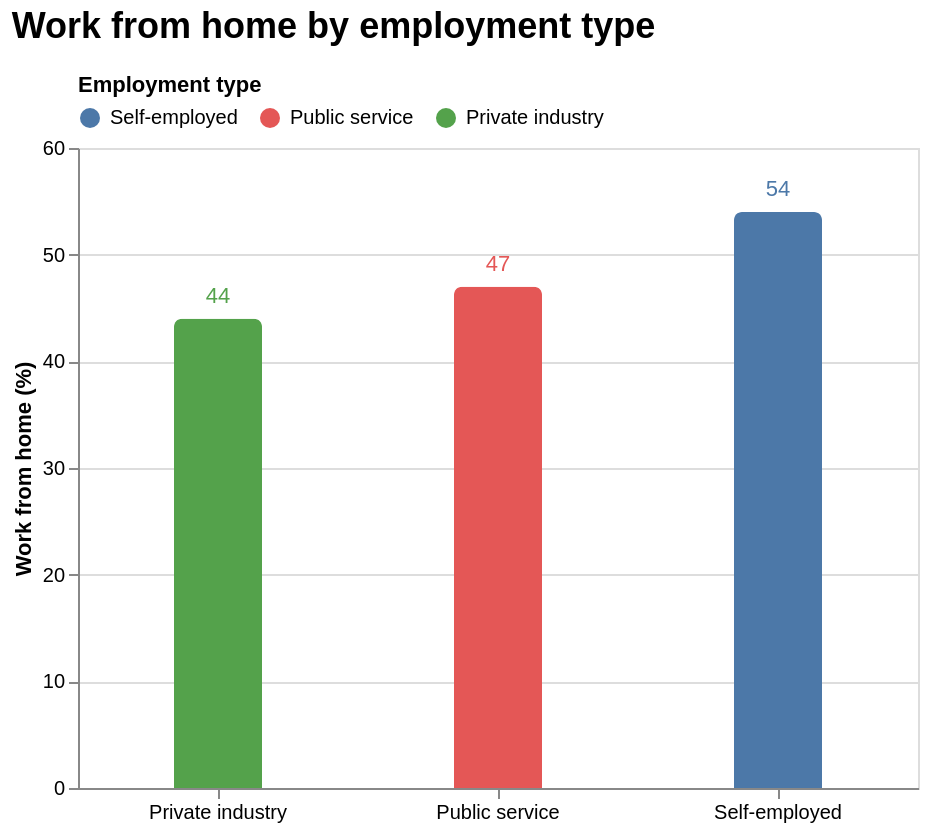

Here is the Vega-Lite specification saved for this chart:
### Vega-Lite specification from a JSON file in a GitHub repository (floating-point values rounded to 4 significant figures)
{"$schema": "https://vega.github.io/schema/vega-lite/v5.json", "title": {"text": "Work from home by employment type", "fontSize": 18, "anchor": "start", "dy": -10}, "width": 420, "height": 320, "data": {"values": [{"employment_type": "Self-employed", "percent": 54}, {"employment_type": "Public service", "percent": 47}, {"employment_type": "Private industry", "percent": 44}]}, "encoding": {"x": {"field": "employment_type", "type": "nominal", "sort": {"field": "percent", "order": "descending"}, "title": null, "axis": {"labelAngle": 0}}, "y": {"field": "percent", "type": "quantitative", "title": "Work from home (%)", "scale": {"domain": [0, 60]}}, "color": {"field": "employment_type", "type": "nominal", "title": "Employment type", "scale": {"domain": ["Self-employed", "Public service", "Private industry"], "range": ["#4c78a8", "#e45756", "#54a24b"]}, "legend": {"orient": "top", "direction": "horizontal", "titleFontSize": 11, "labelFontSize": 10, "offset": 10}}}, "layer": [{"mark": {"type": "bar", "width": 44, "cornerRadiusTopLeft": 4, "cornerRadiusTopRight": 4}}, {"mark": {"type": "text", "dy": -6, "align": "center", "baseline": "bottom", "fontSize": 11, "color": "#1f2937"}, "encoding": {"text": {"field": "percent", "type": "quantitative", "format": ".0f"}, "y": {"field": "percent", "type": "quantitative"}}}], "config": {"axis": {"labelFontSize": 10, "titleFontSize": 11}, "legend": {"disable": true}}}
